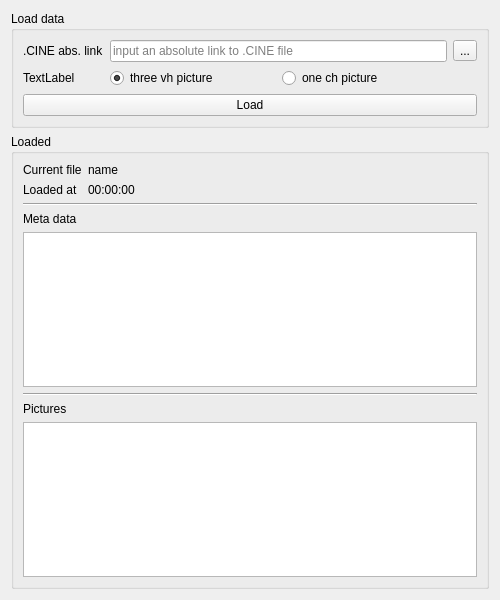
<?xml version="1.0" encoding="UTF-8"?>
<ui version="4.0">
 <class>cineWidget</class>
 <widget class="QWidget" name="cineWidget">
  <property name="geometry">
   <rect>
    <x>0</x>
    <y>0</y>
    <width>500</width>
    <height>600</height>
   </rect>
  </property>
  <property name="windowTitle">
   <string>Load .CINE</string>
  </property>
  <layout class="QVBoxLayout" name="verticalLayout">
   <item>
    <widget class="QGroupBox" name="groupBox">
     <property name="title">
      <string>Load data</string>
     </property>
     <layout class="QGridLayout" name="gridLayout">
      <item row="0" column="0">
       <widget class="QLabel" name="label">
        <property name="text">
         <string>.CINE abs. link</string>
        </property>
       </widget>
      </item>
      <item row="2" column="0" colspan="4">
       <widget class="QPushButton" name="cineLink_pushButton">
        <property name="text">
         <string>Load</string>
        </property>
       </widget>
      </item>
      <item row="0" column="3">
       <widget class="QToolButton" name="cineSelect_toolButton">
        <property name="text">
         <string>...</string>
        </property>
       </widget>
      </item>
      <item row="1" column="0">
       <widget class="QLabel" name="label_6">
        <property name="sizePolicy">
         <sizepolicy hsizetype="Fixed" vsizetype="Preferred">
          <horstretch>0</horstretch>
          <verstretch>0</verstretch>
         </sizepolicy>
        </property>
        <property name="text">
         <string>TextLabel</string>
        </property>
       </widget>
      </item>
      <item row="1" column="1">
       <widget class="QRadioButton" name="threeChPic_radioButton">
        <property name="text">
         <string>three vh picture</string>
        </property>
        <property name="checked">
         <bool>true</bool>
        </property>
       </widget>
      </item>
      <item row="1" column="2">
       <widget class="QRadioButton" name="oneChPic_radioButton">
        <property name="text">
         <string>one ch picture</string>
        </property>
       </widget>
      </item>
      <item row="0" column="1" colspan="2">
       <widget class="QLineEdit" name="cineLink_lineEdit">
        <property name="placeholderText">
         <string>input an absolute link to .CINE file</string>
        </property>
       </widget>
      </item>
     </layout>
    </widget>
   </item>
   <item>
    <widget class="QGroupBox" name="groupBox_2">
     <property name="title">
      <string>Loaded</string>
     </property>
     <layout class="QGridLayout" name="gridLayout_2">
      <item row="0" column="0">
       <widget class="QLabel" name="label_2">
        <property name="sizePolicy">
         <sizepolicy hsizetype="Fixed" vsizetype="Preferred">
          <horstretch>0</horstretch>
          <verstretch>0</verstretch>
         </sizepolicy>
        </property>
        <property name="text">
         <string>Current file</string>
        </property>
       </widget>
      </item>
      <item row="2" column="0" colspan="2">
       <widget class="Line" name="line">
        <property name="orientation">
         <enum>Qt::Horizontal</enum>
        </property>
       </widget>
      </item>
      <item row="3" column="0">
       <widget class="QLabel" name="label_4">
        <property name="text">
         <string>Meta data</string>
        </property>
       </widget>
      </item>
      <item row="1" column="1">
       <widget class="QLabel" name="fileTime_label">
        <property name="text">
         <string>00:00:00</string>
        </property>
       </widget>
      </item>
      <item row="0" column="1">
       <widget class="QLabel" name="fileName_label">
        <property name="text">
         <string>name</string>
        </property>
       </widget>
      </item>
      <item row="1" column="0">
       <widget class="QLabel" name="label_3">
        <property name="sizePolicy">
         <sizepolicy hsizetype="Fixed" vsizetype="Preferred">
          <horstretch>0</horstretch>
          <verstretch>0</verstretch>
         </sizepolicy>
        </property>
        <property name="text">
         <string>Loaded at</string>
        </property>
       </widget>
      </item>
      <item row="6" column="0">
       <widget class="QLabel" name="label_5">
        <property name="text">
         <string>Pictures</string>
        </property>
       </widget>
      </item>
      <item row="10" column="0" colspan="2">
       <widget class="QTableWidget" name="pictures_tableWidget"/>
      </item>
      <item row="4" column="0" colspan="2">
       <widget class="QListWidget" name="meta_listWidget"/>
      </item>
      <item row="5" column="0" colspan="2">
       <widget class="Line" name="line_2">
        <property name="orientation">
         <enum>Qt::Horizontal</enum>
        </property>
       </widget>
      </item>
     </layout>
    </widget>
   </item>
  </layout>
 </widget>
 <resources/>
 <connections/>
</ui>
